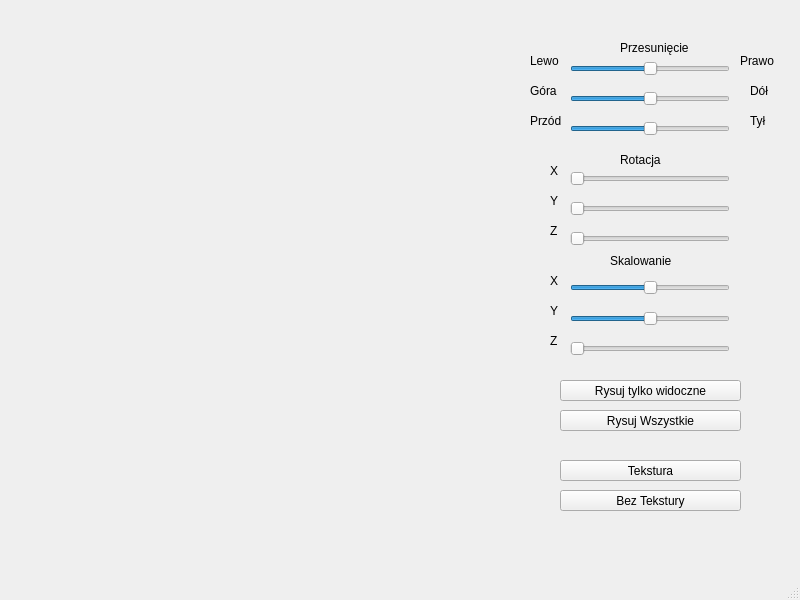
<?xml version="1.0" encoding="UTF-8"?>
<ui version="4.0">
 <class>MainWindow</class>
 <widget class="QMainWindow" name="MainWindow">
  <property name="geometry">
   <rect>
    <x>0</x>
    <y>0</y>
    <width>800</width>
    <height>600</height>
   </rect>
  </property>
  <property name="windowTitle">
   <string>MainWindow</string>
  </property>
  <widget class="QWidget" name="centralwidget">
   <widget class="QSlider" name="RotacjaX">
    <property name="geometry">
     <rect>
      <x>570</x>
      <y>170</y>
      <width>160</width>
      <height>18</height>
     </rect>
    </property>
    <property name="minimum">
     <number>0</number>
    </property>
    <property name="maximum">
     <number>360</number>
    </property>
    <property name="pageStep">
     <number>1</number>
    </property>
    <property name="value">
     <number>0</number>
    </property>
    <property name="sliderPosition">
     <number>0</number>
    </property>
    <property name="orientation">
     <enum>Qt::Horizontal</enum>
    </property>
    <property name="tickPosition">
     <enum>QSlider::NoTicks</enum>
    </property>
    <property name="tickInterval">
     <number>1</number>
    </property>
   </widget>
   <widget class="QLabel" name="label_10">
    <property name="geometry">
     <rect>
      <x>530</x>
      <y>110</y>
      <width>31</width>
      <height>21</height>
     </rect>
    </property>
    <property name="text">
     <string>Przód</string>
    </property>
   </widget>
   <widget class="QSlider" name="RotacjaY">
    <property name="geometry">
     <rect>
      <x>570</x>
      <y>200</y>
      <width>160</width>
      <height>18</height>
     </rect>
    </property>
    <property name="minimum">
     <number>0</number>
    </property>
    <property name="maximum">
     <number>360</number>
    </property>
    <property name="pageStep">
     <number>1</number>
    </property>
    <property name="value">
     <number>0</number>
    </property>
    <property name="sliderPosition">
     <number>0</number>
    </property>
    <property name="orientation">
     <enum>Qt::Horizontal</enum>
    </property>
    <property name="tickPosition">
     <enum>QSlider::NoTicks</enum>
    </property>
    <property name="tickInterval">
     <number>1</number>
    </property>
   </widget>
   <widget class="QSlider" name="SkalownieX">
    <property name="geometry">
     <rect>
      <x>570</x>
      <y>280</y>
      <width>160</width>
      <height>16</height>
     </rect>
    </property>
    <property name="minimum">
     <number>50</number>
    </property>
    <property name="maximum">
     <number>150</number>
    </property>
    <property name="pageStep">
     <number>1</number>
    </property>
    <property name="value">
     <number>100</number>
    </property>
    <property name="sliderPosition">
     <number>100</number>
    </property>
    <property name="orientation">
     <enum>Qt::Horizontal</enum>
    </property>
   </widget>
   <widget class="QLabel" name="label_4">
    <property name="geometry">
     <rect>
      <x>750</x>
      <y>80</y>
      <width>31</width>
      <height>21</height>
     </rect>
    </property>
    <property name="text">
     <string>Dół</string>
    </property>
   </widget>
   <widget class="QLabel" name="label_17">
    <property name="geometry">
     <rect>
      <x>550</x>
      <y>330</y>
      <width>21</width>
      <height>21</height>
     </rect>
    </property>
    <property name="text">
     <string>Z</string>
    </property>
   </widget>
   <widget class="QLabel" name="label_13">
    <property name="geometry">
     <rect>
      <x>550</x>
      <y>190</y>
      <width>21</width>
      <height>21</height>
     </rect>
    </property>
    <property name="text">
     <string>Y</string>
    </property>
   </widget>
   <widget class="QLabel" name="label_5">
    <property name="geometry">
     <rect>
      <x>620</x>
      <y>40</y>
      <width>151</width>
      <height>16</height>
     </rect>
    </property>
    <property name="text">
     <string>Przesunięcie</string>
    </property>
   </widget>
   <widget class="QSlider" name="SkalowanieZ">
    <property name="geometry">
     <rect>
      <x>570</x>
      <y>340</y>
      <width>160</width>
      <height>18</height>
     </rect>
    </property>
    <property name="minimum">
     <number>1</number>
    </property>
    <property name="maximum">
     <number>70</number>
    </property>
    <property name="pageStep">
     <number>1</number>
    </property>
    <property name="value">
     <number>1</number>
    </property>
    <property name="sliderPosition">
     <number>1</number>
    </property>
    <property name="orientation">
     <enum>Qt::Horizontal</enum>
    </property>
   </widget>
   <widget class="QSlider" name="Skalowanie2">
    <property name="geometry">
     <rect>
      <x>570</x>
      <y>310</y>
      <width>160</width>
      <height>18</height>
     </rect>
    </property>
    <property name="minimum">
     <number>50</number>
    </property>
    <property name="maximum">
     <number>150</number>
    </property>
    <property name="pageStep">
     <number>1</number>
    </property>
    <property name="value">
     <number>100</number>
    </property>
    <property name="sliderPosition">
     <number>100</number>
    </property>
    <property name="orientation">
     <enum>Qt::Horizontal</enum>
    </property>
   </widget>
   <widget class="QLabel" name="label_2">
    <property name="geometry">
     <rect>
      <x>530</x>
      <y>50</y>
      <width>41</width>
      <height>21</height>
     </rect>
    </property>
    <property name="text">
     <string>Lewo</string>
    </property>
   </widget>
   <widget class="QLabel" name="label_14">
    <property name="geometry">
     <rect>
      <x>550</x>
      <y>220</y>
      <width>21</width>
      <height>21</height>
     </rect>
    </property>
    <property name="text">
     <string>Z</string>
    </property>
   </widget>
   <widget class="QLabel" name="label_9">
    <property name="geometry">
     <rect>
      <x>610</x>
      <y>250</y>
      <width>81</width>
      <height>21</height>
     </rect>
    </property>
    <property name="text">
     <string>Skalowanie</string>
    </property>
   </widget>
   <widget class="QLabel" name="label_3">
    <property name="geometry">
     <rect>
      <x>740</x>
      <y>50</y>
      <width>41</width>
      <height>21</height>
     </rect>
    </property>
    <property name="text">
     <string>Prawo</string>
    </property>
   </widget>
   <widget class="QLabel" name="label_12">
    <property name="geometry">
     <rect>
      <x>550</x>
      <y>160</y>
      <width>21</width>
      <height>21</height>
     </rect>
    </property>
    <property name="text">
     <string>X</string>
    </property>
   </widget>
   <widget class="QPushButton" name="Widoczne">
    <property name="geometry">
     <rect>
      <x>560</x>
      <y>380</y>
      <width>181</width>
      <height>21</height>
     </rect>
    </property>
    <property name="text">
     <string>Rysuj tylko widoczne</string>
    </property>
   </widget>
   <widget class="QSlider" name="GoraDol">
    <property name="geometry">
     <rect>
      <x>570</x>
      <y>90</y>
      <width>160</width>
      <height>18</height>
     </rect>
    </property>
    <property name="maximum">
     <number>500</number>
    </property>
    <property name="pageStep">
     <number>10</number>
    </property>
    <property name="value">
     <number>250</number>
    </property>
    <property name="sliderPosition">
     <number>250</number>
    </property>
    <property name="orientation">
     <enum>Qt::Horizontal</enum>
    </property>
   </widget>
   <widget class="QPushButton" name="Wszystkie">
    <property name="geometry">
     <rect>
      <x>560</x>
      <y>410</y>
      <width>181</width>
      <height>21</height>
     </rect>
    </property>
    <property name="text">
     <string>Rysuj Wszystkie</string>
    </property>
   </widget>
   <widget class="QSlider" name="LewoPrawo">
    <property name="geometry">
     <rect>
      <x>570</x>
      <y>60</y>
      <width>160</width>
      <height>18</height>
     </rect>
    </property>
    <property name="maximum">
     <number>500</number>
    </property>
    <property name="pageStep">
     <number>10</number>
    </property>
    <property name="value">
     <number>250</number>
    </property>
    <property name="sliderPosition">
     <number>250</number>
    </property>
    <property name="orientation">
     <enum>Qt::Horizontal</enum>
    </property>
   </widget>
   <widget class="QLabel" name="label_6">
    <property name="geometry">
     <rect>
      <x>620</x>
      <y>150</y>
      <width>63</width>
      <height>20</height>
     </rect>
    </property>
    <property name="text">
     <string>Rotacja</string>
    </property>
   </widget>
   <widget class="QSlider" name="PrzodTyl">
    <property name="geometry">
     <rect>
      <x>570</x>
      <y>120</y>
      <width>160</width>
      <height>18</height>
     </rect>
    </property>
    <property name="minimum">
     <number>-90</number>
    </property>
    <property name="maximum">
     <number>90</number>
    </property>
    <property name="pageStep">
     <number>10</number>
    </property>
    <property name="value">
     <number>0</number>
    </property>
    <property name="sliderPosition">
     <number>0</number>
    </property>
    <property name="orientation">
     <enum>Qt::Horizontal</enum>
    </property>
   </widget>
   <widget class="QLabel" name="label_11">
    <property name="geometry">
     <rect>
      <x>750</x>
      <y>110</y>
      <width>31</width>
      <height>21</height>
     </rect>
    </property>
    <property name="text">
     <string>Tył</string>
    </property>
   </widget>
   <widget class="QSlider" name="RotacjaZ">
    <property name="geometry">
     <rect>
      <x>570</x>
      <y>230</y>
      <width>160</width>
      <height>18</height>
     </rect>
    </property>
    <property name="minimum">
     <number>0</number>
    </property>
    <property name="maximum">
     <number>360</number>
    </property>
    <property name="pageStep">
     <number>1</number>
    </property>
    <property name="value">
     <number>0</number>
    </property>
    <property name="sliderPosition">
     <number>0</number>
    </property>
    <property name="orientation">
     <enum>Qt::Horizontal</enum>
    </property>
    <property name="tickPosition">
     <enum>QSlider::NoTicks</enum>
    </property>
    <property name="tickInterval">
     <number>1</number>
    </property>
   </widget>
   <widget class="QLabel" name="label_16">
    <property name="geometry">
     <rect>
      <x>550</x>
      <y>300</y>
      <width>21</width>
      <height>21</height>
     </rect>
    </property>
    <property name="text">
     <string>Y</string>
    </property>
   </widget>
   <widget class="QLabel" name="label_15">
    <property name="geometry">
     <rect>
      <x>550</x>
      <y>270</y>
      <width>21</width>
      <height>21</height>
     </rect>
    </property>
    <property name="text">
     <string>X</string>
    </property>
   </widget>
   <widget class="QLabel" name="label_7">
    <property name="geometry">
     <rect>
      <x>530</x>
      <y>80</y>
      <width>31</width>
      <height>21</height>
     </rect>
    </property>
    <property name="text">
     <string>Góra</string>
    </property>
   </widget>
   <widget class="QPushButton" name="Tekstura">
    <property name="geometry">
     <rect>
      <x>560</x>
      <y>460</y>
      <width>181</width>
      <height>21</height>
     </rect>
    </property>
    <property name="text">
     <string>Tekstura</string>
    </property>
   </widget>
   <widget class="QPushButton" name="UsunTekstura">
    <property name="geometry">
     <rect>
      <x>560</x>
      <y>490</y>
      <width>181</width>
      <height>21</height>
     </rect>
    </property>
    <property name="text">
     <string>Bez Tekstury</string>
    </property>
   </widget>
  </widget>
  <widget class="QMenuBar" name="menubar">
   <property name="geometry">
    <rect>
     <x>0</x>
     <y>0</y>
     <width>800</width>
     <height>21</height>
    </rect>
   </property>
  </widget>
  <widget class="QStatusBar" name="statusbar"/>
 </widget>
 <resources/>
 <connections/>
</ui>
